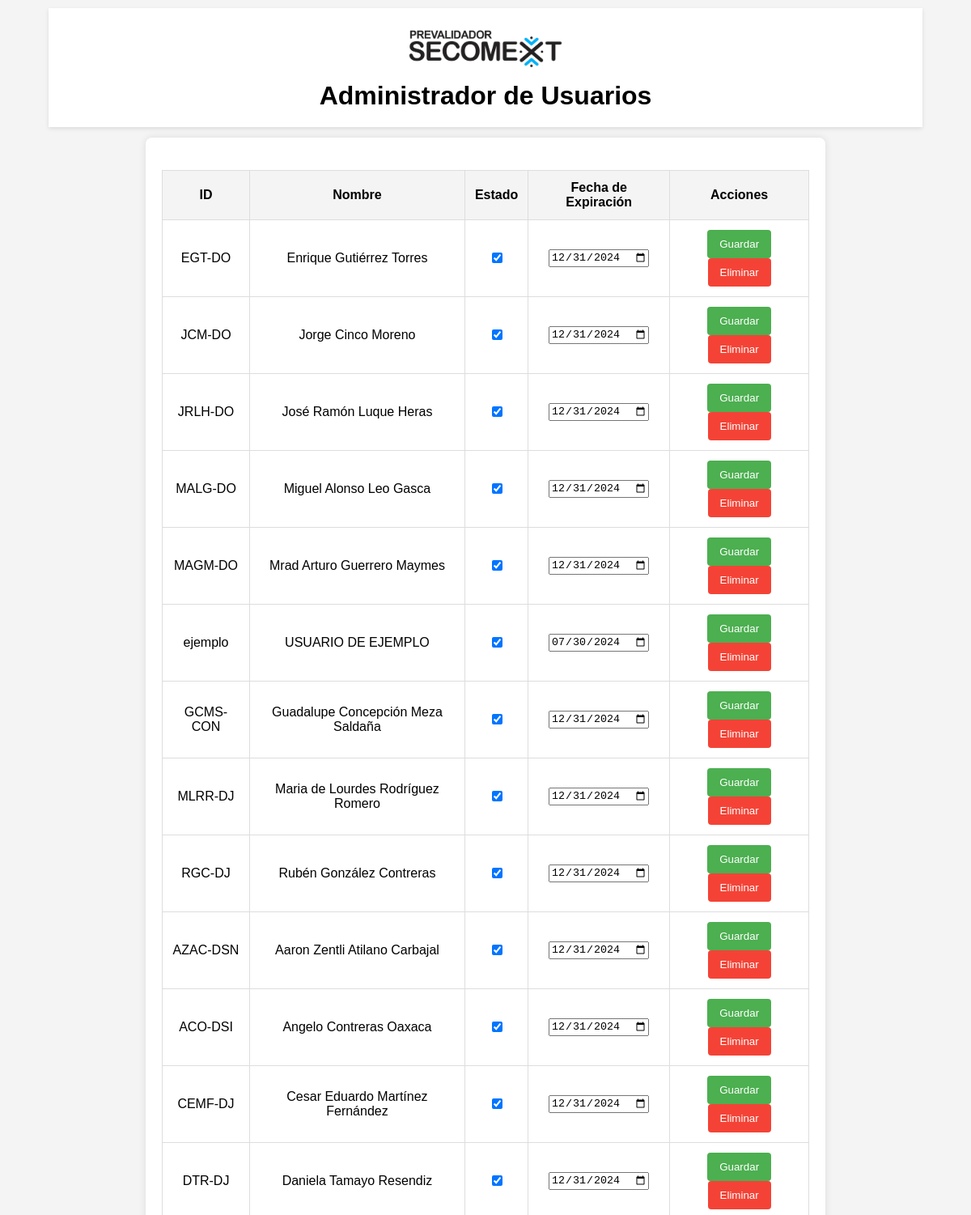
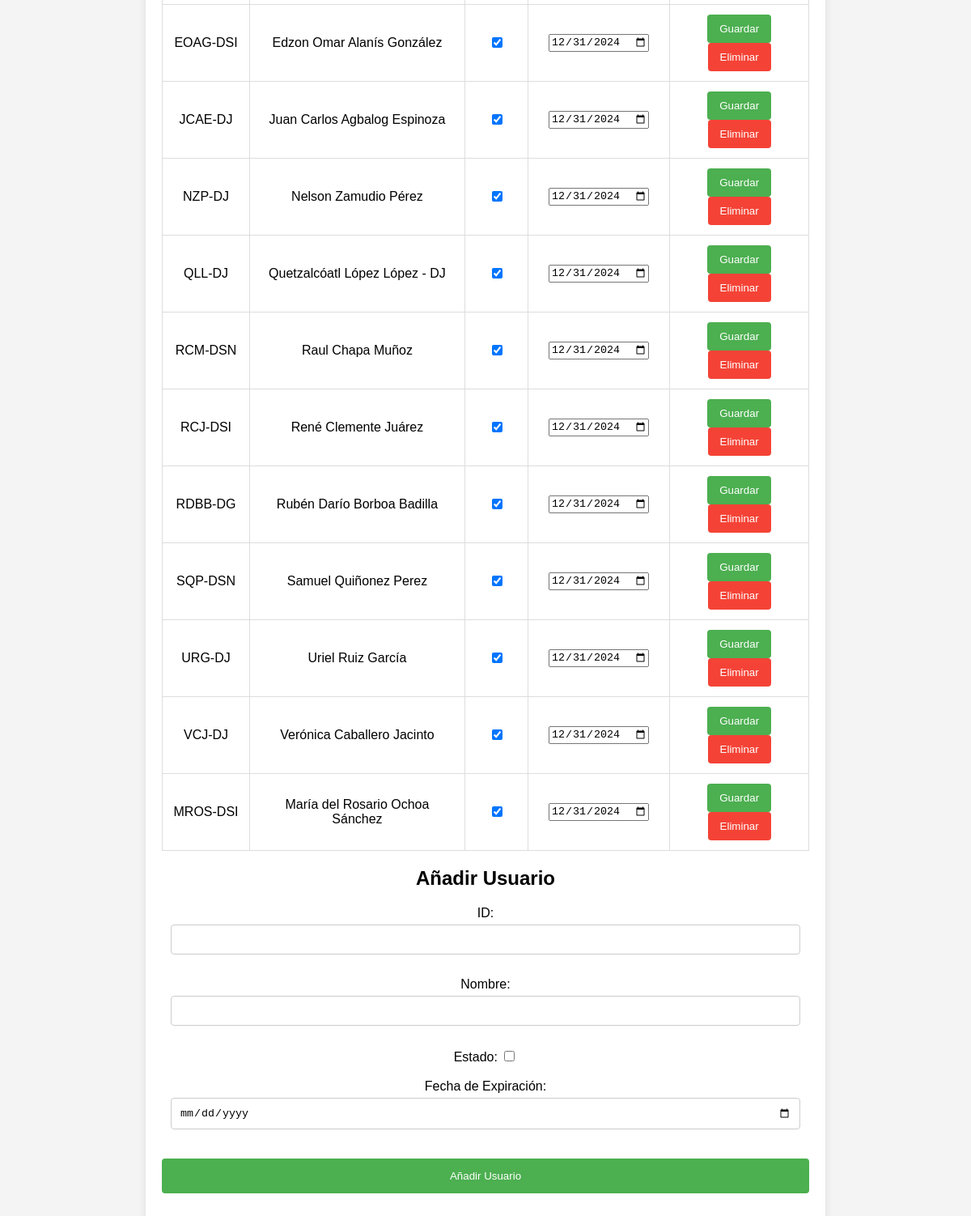
The page / on the database its author committed (2 pictures, top to bottom).
### tables this page shows
CREATE TABLE "credentials" (
    id TEXT PRIMARY KEY,
    name TEXT,
    valid BOOLEAN,
    expiration_date DATE
);

### peak.py (the view)
@app.route('/')
@auth.login_required
def admin():
    conn = sqlite3.connect('credentials.db')
    c = conn.cursor()
    c.execute('SELECT id, name, valid, expiration_date FROM credentials')
    users = c.fetchall()
    conn.close()
    return render_template('admin.html', users=users)

### templates/admin.html (shortened to what this page needs)
<!DOCTYPE html>
<html>
<head>
    <link rel="stylesheet" type="text/css" href="/static/style.css">
</head>
<body class="admin">
    <div class="header">
        <img src="/static/logo.png" alt="Logo de la Empresa">
        <h1>Administrador de Usuarios</h1>
    </div>
    <div class="container admin">
        <table>
            <tr>
                <th>ID</th>
                <th>Nombre</th>
                <th>Estado</th>
                <th>Fecha de Expiración</th>
                <th>Acciones</th>
            </tr>
            {% for user in users %}
            <tr>
                <td>{{ user[0] }}</td>
                <td>{{ user[1] }}</td>
                <td><input type="checkbox" {% if user[2] %}checked{% endif %} onclick="updateStatus('{{ user[0] }}', this.checked)"></td>
                <td><input type="date" id="expiration_{{ user[0] }}" value="{{ user[3] }}"></td>
                <td>
                    <button class="btn save" onclick="updateExpirationDate('{{ user[0] }}')">Guardar</button>
                    <button class="btn delete" onclick="deleteUser('{{ user[0] }}')">Eliminar</button>
                </td>
            </tr>
            {% endfor %}
        </table>
        <div class="form-container">
            <h2>Añadir Usuario</h2>
            <form id="addUserForm">
                <label for="new_id">ID:</label>
                <input type="text" id="new_id" name="id" required><br><br>
                <label for="new_name">Nombre:</label>
                <input type="text" id="new_name" name="name" required><br><br>
                <label for="new_valid">Estado:</label>
                <input type="checkbox" id="new_valid" name="valid"><br><br>
                <label for="new_expiration_date">Fecha de Expiración:</label>
                <input type="date" id="new_expiration_date" name="expiration_date"><br><br>
                <button type="submit">Añadir Usuario</button>
            </form>
        </div>
    </div>
</body>
</html>

### static/style.css (style rules this page uses)
body { font-family: Arial, sans-serif; background-color: #f4f4f4; margin: 0; }
.header { position: fixed; top: 10px; width: 90%; background-color: white; text-align: center; padding: 20px 0; box-shadow: 0 2px 5px rgba(0, 0, 0, 0.1); z-index: 1000; }
.header img { max-width: 200px; }
.header h1 { margin: 10px 0 0 0; }
body.admin { display: flex; flex-direction: column; align-items: center; padding-top: 150px; }
.container.admin { text-align: center; background: #ffffff; padding: 20px; box-shadow: 0 0 10px rgba(0, 0, 0, 0.1); border-radius: 8px; width: 80%; max-width: 800px; margin-top: 20px; }
table { width: 100%; border-collapse: collapse; margin: 20px 0; }
table, th, td { border: 1px solid #ddd; text-align: center; }
th, td { padding: 12px; }
th { background-color: #f4f4f4; }
.form-container { margin: 20px 0; }
.form-container input[type="text"], .form-container input[type="date"] { width: calc(100% - 22px); padding: 10px; margin: 5px 0 10px 0; display: inline-block; border: 1px solid #ccc; border-radius: 4px; box-sizing: border-box; }
.form-container button { width: 100%; background-color: #4CAF50; color: white; padding: 14px 20px; margin: 8px 0; border: none; border-radius: 4px; cursor: pointer; }
.btn { padding: 10px 15px; border: none; border-radius: 4px; cursor: pointer; }
.btn.save { background-color: #4CAF50; color: white; }
.btn.delete { background-color: #f44336; color: white; }

### rows shown on the page
credentials: id "EGT-DO", name "Enrique Gutiérrez Torres", valid "☑", expiration_date "12/31/2024"
credentials: id "JCM-DO", name "Jorge Cinco Moreno", valid "☑", expiration_date "12/31/2024"
credentials: id "JRLH-DO", name "José Ramón Luque Heras", valid "☑", expiration_date "12/31/2024"
credentials: id "MALG-DO", name "Miguel Alonso Leo Gasca", valid "☑", expiration_date "12/31/2024"
credentials: id "MAGM-DO", name "Mrad Arturo Guerrero Maymes", valid "☑", expiration_date "12/31/2024"
credentials: id "ejemplo", name "USUARIO DE EJEMPLO", valid "☑", expiration_date "07/30/2024"
credentials: id "GCMS-CON", name "Guadalupe Concepción Meza Saldaña", valid "☑", expiration_date "12/31/2024"
credentials: id "MLRR-DJ", name "Maria de Lourdes Rodríguez Romero", valid "☑", expiration_date "12/31/2024"
credentials: id "RGC-DJ", name "Rubén González Contreras", valid "☑", expiration_date "12/31/2024"
credentials: id "AZAC-DSN", name "Aaron Zentli Atilano Carbajal", valid "☑", expiration_date "12/31/2024"
credentials: id "ACO-DSI", name "Angelo Contreras Oaxaca", valid "☑", expiration_date "12/31/2024"
credentials: id "CEMF-DJ", name "Cesar Eduardo Martínez Fernández", valid "☑", expiration_date "12/31/2024"
credentials: id "DTR-DJ", name "Daniela Tamayo Resendiz", valid "☑", expiration_date "12/31/2024"
credentials: id "EOAG-DSI", name "Edzon Omar Alanís González", valid "☑", expiration_date "12/31/2024"
credentials: id "JCAE-DJ", name "Juan Carlos Agbalog Espinoza", valid "☑", expiration_date "12/31/2024"
credentials: id "NZP-DJ", name "Nelson Zamudio Pérez", valid "☑", expiration_date "12/31/2024"
credentials: id "QLL-DJ", name "Quetzalcóatl López López - DJ", valid "☑", expiration_date "12/31/2024"
credentials: id "RCM-DSN", name "Raul Chapa Muñoz", valid "☑", expiration_date "12/31/2024"
credentials: id "RCJ-DSI", name "René Clemente Juárez", valid "☑", expiration_date "12/31/2024"
credentials: id "RDBB-DG", name "Rubén Darío Borboa Badilla", valid "☑", expiration_date "12/31/2024"
credentials: id "SQP-DSN", name "Samuel Quiñonez Perez", valid "☑", expiration_date "12/31/2024"
credentials: id "URG-DJ", name "Uriel Ruiz García", valid "☑", expiration_date "12/31/2024"
credentials: id "VCJ-DJ", name "Verónica Caballero Jacinto", valid "☑", expiration_date "12/31/2024"
credentials: id "MROS-DSI", name "María del Rosario Ochoa Sánchez", valid "☑", expiration_date "12/31/2024"
